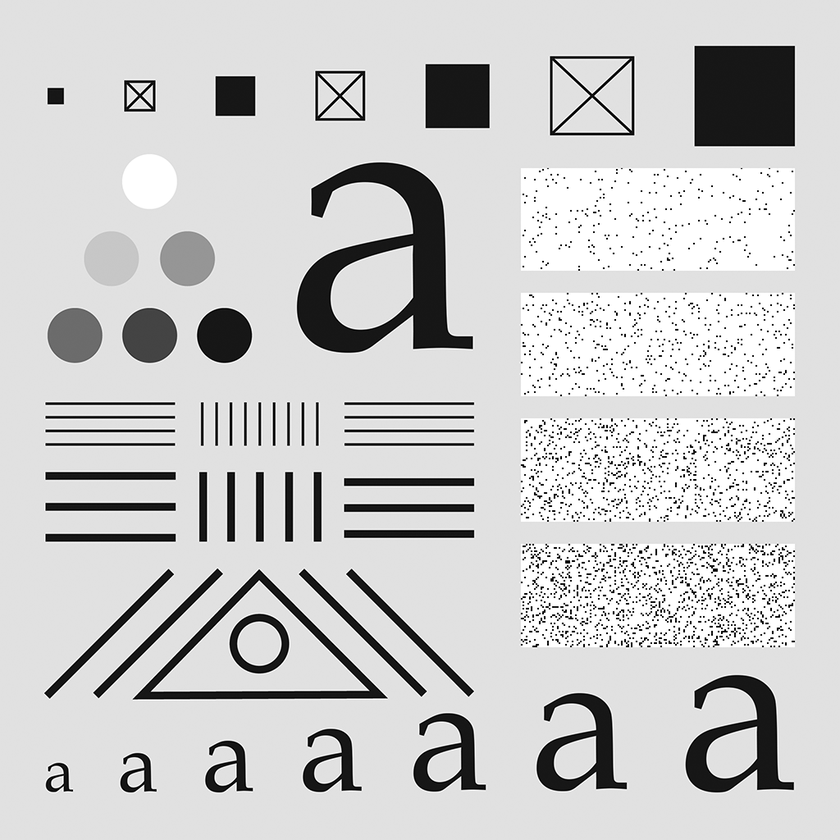
#> input picture problem3/testpattern1024.tif, 840 x 840 px, shrunk from 1024 x 1024 before the run
$ python main.py
#> lines starting #> are read from the running program, lines starting #| are printed output that depends on the picture; after the words box and inside, x2 and y2 are one past the last pixel; in counts of white or black regions, pixels touching at a corner belong together
import cv2 as cv
import numpy as np
import os
from math import sqrt

class Solution():
    """
    LPF based on fourier transformation (Frequency-domaint filters)
    """
    def __init__(self):
        super(Solution).__init__()

    def imread(self, path):
        img = cv.imread(path)
        img_grayscaled = cv.cvtColor(img, cv.COLOR_BGR2GRAY)
        return img, img_grayscaled

    def imsave(self, path, img):
        cv.imwrite(path, img)

    def make_transform_matrix(self, img, s1, d):
        transfor_matrix = np.zeros(img.shape)
        center_point = tuple(map(lambda x:(x-1)/2,s1.shape))
        for i in range(transfor_matrix.shape[0]):
            for j in range(transfor_matrix.shape[1]):
                def cal_distance(pa, pb):
                    dis = sqrt((pa[0]-pb[0])**2+(pa[1]-pb[1])**2)
                    return dis
                dis = cal_distance(center_point,(i,j))
                transfor_matrix[i,j] = np.exp(-(dis**2)/(2*(d**2)))
        return transfor_matrix

    def GaussianLowFilter(self, img, d):
        # GLPF, parameters: img array and D
        h, w = img.shape[:2]
        f = np.fft.fft2(img)
        fshift = np.fft.fftshift(f)
        s1 = np.log(np.abs(fshift))
        d_matrix = self.make_transform_matrix(img, s1, d)
        new_img = np.abs(np.fft.ifft2(np.fft.ifftshift(fshift*d_matrix)))
        return new_img

    def make_transform_matrix_butterworth(self, img, s1, d, n):
        transfor_matrix = np.zeros(img.shape)
        center_point = tuple(map(lambda x:(x-1)/2,s1.shape))
        for i in range(transfor_matrix.shape[0]):
            for j in range(transfor_matrix.shape[1]):
                def cal_distance(pa,pb):
                    dis = sqrt((pa[0]-pb[0])**2+(pa[1]-pb[1])**2)
                    return dis
                dis = cal_distance(center_point,(i,j))
                transfor_matrix[i,j] = 1/((1+(dis/d))**n)
        return transfor_matrix

    def ButterworthPassFilter(self, img, d, n):
        # Butterworth LPF
        h, w = img.shape[:2]
        mask = 255 * np.ones((h, w))
        img = mask - img
        f = np.fft.fft2(img)
        fshift = np.fft.fftshift(f)
        s1 = np.log(np.abs(fshift))
        d_matrix = self.make_transform_matrix_butterworth(img, s1, d, n)
        new_img = np.abs(np.fft.ifft2(np.fft.ifftshift(fshift*d_matrix)))
        ret, thresh1 = cv.threshold(new_img, 65, 255, cv.THRESH_BINARY)
        out = mask - thresh1
        return out

def main():
    s = Solution()
    path1 = './testpattern1024.tif'
    path2 = './checkerboard1024-shaded.tif'
    im1, im1_gray = s.imread(path1)
#> in imread, img is the input picture: shape (840, 840, 3); min 0, max 255, mean 204.3
    # question a
    out_1 = s.GaussianLowFilter(im1_gray, d = 5)
    s.imsave('./result_a.jpg', out_1)

    # question b
    out_2 = s.ButterworthPassFilter(im1_gray, d = 1, n = 1)
#> in ButterworthPassFilter, `img = mask - img`:
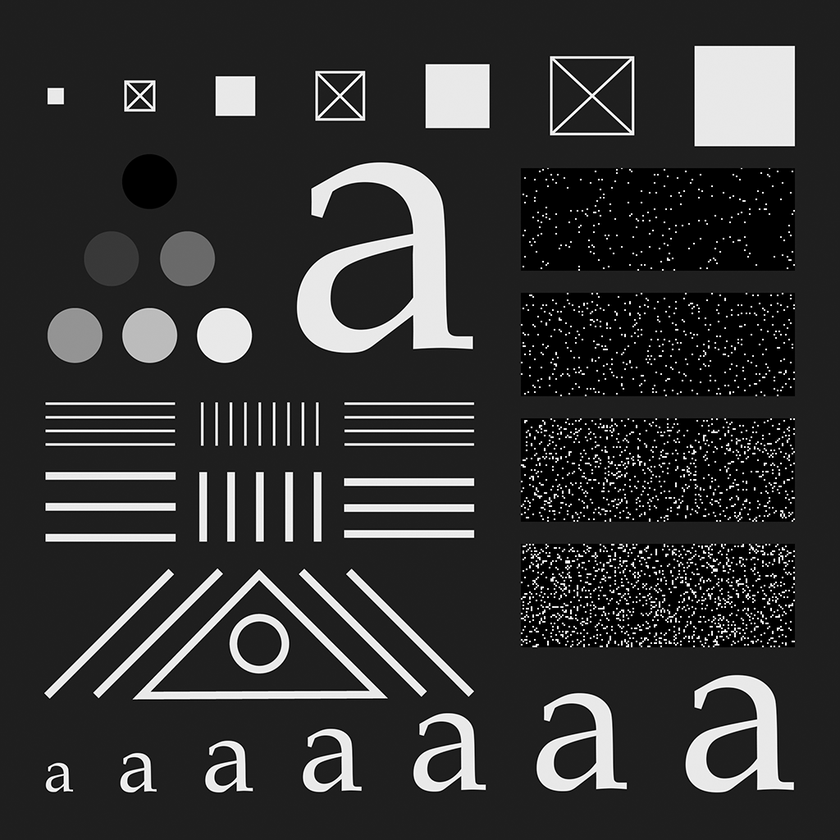
#> img: shape (840, 840) float64; min 0, max 255, mean 50.7
#> in ButterworthPassFilter, `ret, thresh1 = cv.threshold(new_img, 65, 255, cv.THRESH_BINARY)`:
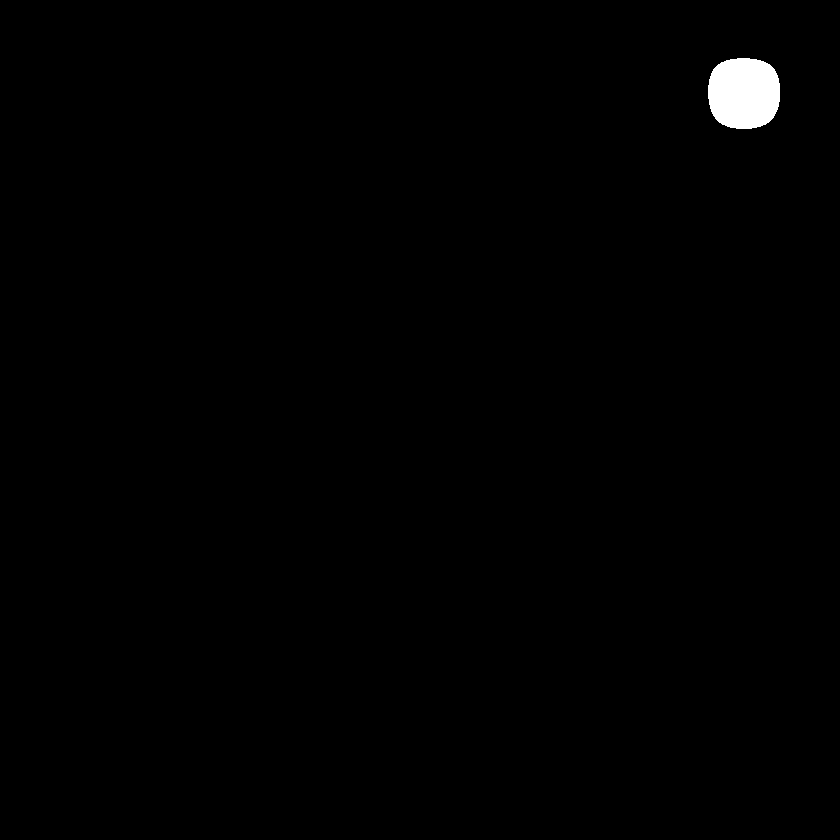
#> thresh1: shape (840, 840) float64; 0.61% white; 1 white region, box (x1, y1, x2, y2) and area: (708, 58, 780, 129) 4316
    s.imsave('./result_b.jpg', out_2)

    # question c
    im2, im2_gray = s.imread(path2)
#> call 2 of imread, with path = './checkerboard1024-shaded.tif'
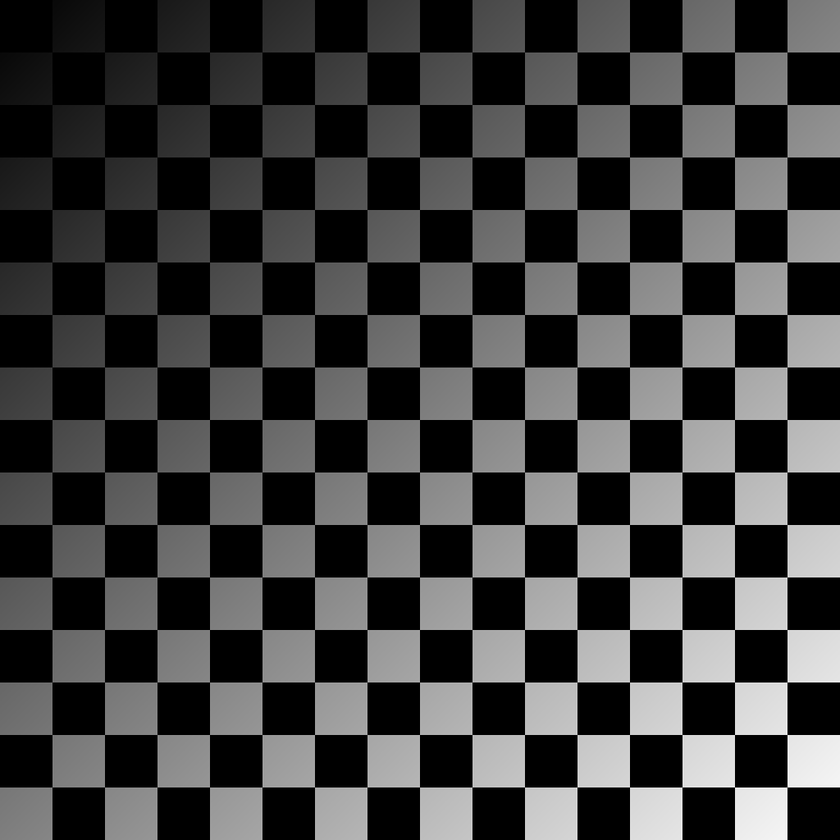
#> input picture problem3/checkerboard1024-shaded.tif, 840 x 840 px, shrunk from 1024 x 1024 before the run
#> in imread, img is the input picture: shape (840, 840, 3); min 0, max 255, mean 63.4
    background_im2 = s.GaussianLowFilter(im2_gray, d = 3)
#> call 2 of GaussianLowFilter, with d = 3
#> in GaussianLowFilter (call 2), `s1 = np.log(np.abs(fshift))`:
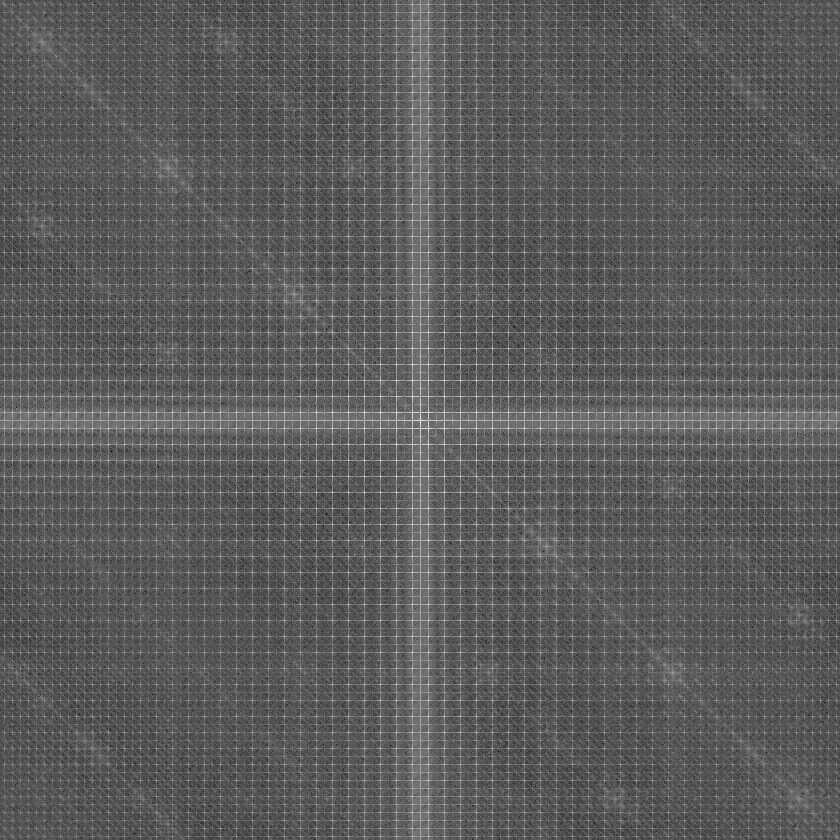
#> s1: shape (840, 840) float64; min -2.52, max 17.62, mean 4.76; drawn with min black and max white
#> in GaussianLowFilter (call 2), `new_img = np.abs(np.fft.ifft2(np.fft.ifftshift(fshift*d_matrix)))`:
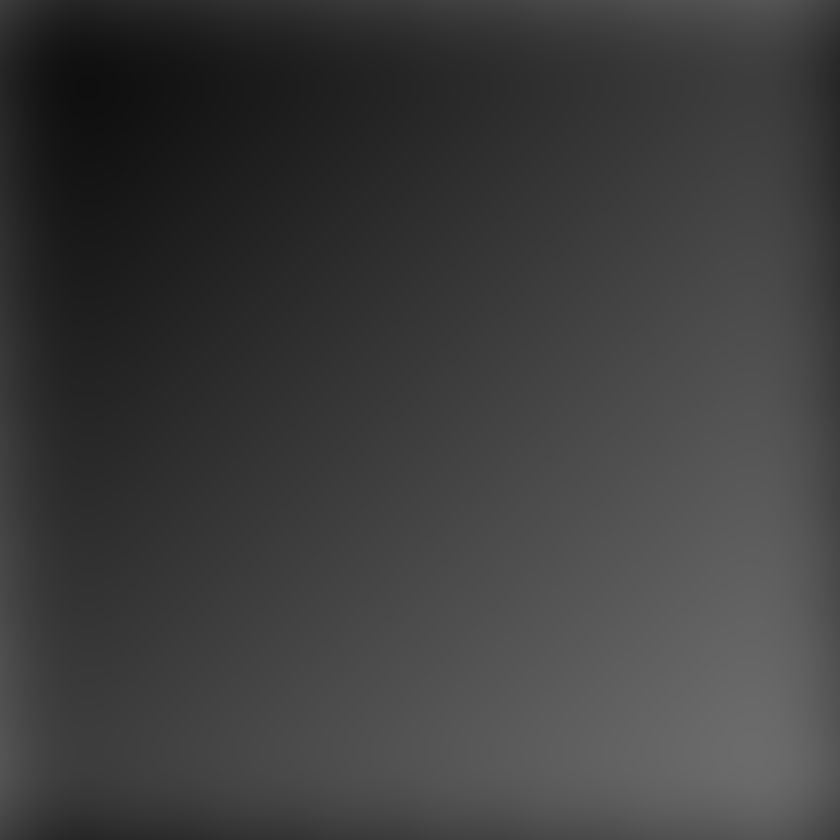
#> new_img: shape (840, 840) float64; min 15.66, max 107.5, mean 61.7
    s.imsave('./result_c_background.jpg', background_im2)
    s.imsave('./result_c.jpg', 255*(im2_gray / background_im2))
#> call 4 of imsave, with path = './result_c.jpg'
#> in imsave (call 4), `cv.imwrite(path, img)`:
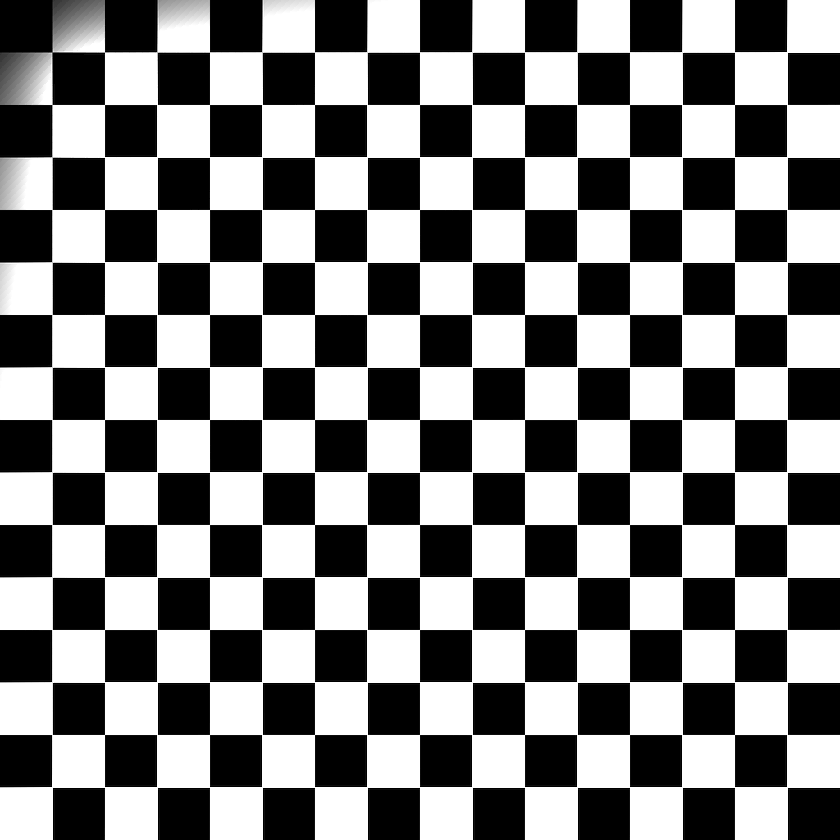
#> saved as result_c.jpg: shape (840, 840); min 0, max 255, mean 129.1

if __name__ == "__main__":
    main()
